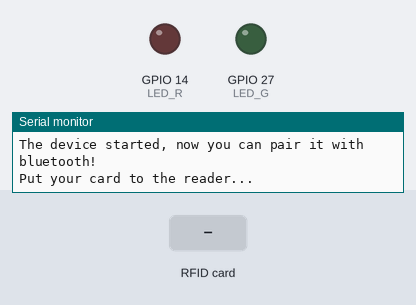
This sketch was run on a simulated ESP32. Parts: output pins drawn as LEDs (lit = HIGH), the last lines printed to the serial monitor. Inputs (shaded band) come from the test bench. Nothing arrives over Bluetooth unless stated.

Above: at 1.2 s.
1.3 s: RFID card 80 B3 8C BB held to the reader
At 2.6 s:
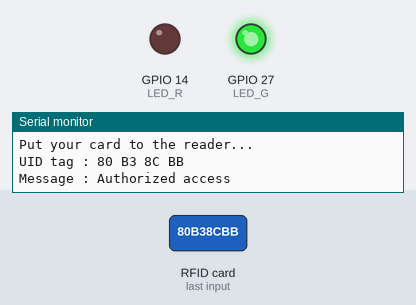
4.3 s: RFID card 5E 7A 19 C4 held to the reader
At 5.1 s:
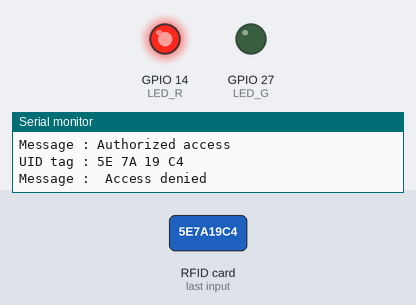
Timing chart, 0 to 7.3 s (numbered marks = the images above; inputs shaded):
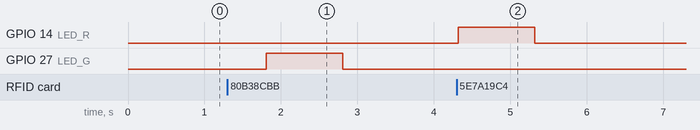

The sketch:

bluetooth_Rfid.ino
```cpp
//RFID
#include <SPI.h>
#include <MFRC522.h>
#include "BluetoothSerial.h"

#if !defined(CONFIG_BT_ENABLED) || !defined(CONFIG_BLUEDROID_ENABLED)
#error Bluetooth is not enabled! Please run `make menuconfig` to and enable it
#endif

#define SS_PIN 5
#define RST_PIN 13
#define LED_G 27 //lampu biru
#define LED_R 14 //lampu merah

BluetoothSerial SerialBT;
MFRC522 mfrc522(SS_PIN, RST_PIN);   // Create MFRC522 instance.

void setup()
{
  Serial.begin(115200);   // Initiate a serial communication
  SPI.begin();      // Initiate  SPI bus
  mfrc522.PCD_Init();   // Initiate MFRC522
  SerialBT.begin("ESP32test"); //Bluetooth device name
  Serial.println("The device started, now you can pair it with bluetooth!");
  pinMode(LED_G, OUTPUT);
  pinMode(LED_R, OUTPUT);
  Serial.println("Put your card to the reader...");
  Serial.println();

}
void loop()
{
  // Look for new cards
  if ( ! mfrc522.PICC_IsNewCardPresent())
  {
    return;
  }
  // Select one of the cards
  if ( ! mfrc522.PICC_ReadCardSerial())
  {
    return;
  }
  //Show UID on serial monitor
  Serial.print("UID tag :");
  String content= "";
  byte letter;
  for (byte i = 0; i < mfrc522.uid.size; i++)
  {
     Serial.print(mfrc522.uid.uidByte[i] < 0x10 ? " 0" : " ");
     Serial.print(mfrc522.uid.uidByte[i], HEX);
     content.concat(String(mfrc522.uid.uidByte[i] < 0x10 ? " 0" : " "));
     content.concat(String(mfrc522.uid.uidByte[i], HEX));
  }
  Serial.println();
  Serial.print("Message : ");
  content.toUpperCase();
  if (content.substring(1) == "80 B3 8C BB") //change here the UID of the card/cards that you want to give access
  {
    Serial.println("Authorized access");
    Serial.println();
    delay(500);
    digitalWrite(LED_G, HIGH);
    SerialBT.println("AKSES DITERIMA");

    SerialBT.println("ID KARTU ANDA : " + content.substring(1));
    delay(1000);
    digitalWrite(LED_G, LOW);
  }

 else   {
    Serial.println(" Access denied");
    digitalWrite(LED_R, HIGH);
    SerialBT.println("AKSES DITOLAK");
    SerialBT.println("ID KARTU ANDA : " + content.substring(1));
    delay(1000);
    digitalWrite(LED_R, LOW);

  }
}
```

Measured:
- after the input at 1.3 s, GPIO 27 (LED_G): LOW → HIGH after 0.51 s, → LOW 1.0 s later
- after the input at 4.3 s, GPIO 14 (LED_R): LOW → HIGH at once, → LOW 1.0 s later
